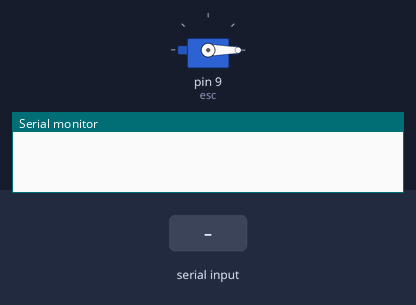
The sketch below on a simulated Arduino Uno, built with avr-gcc and run on an emulated ATmega328P. Shown: servo, the last lines printed to the serial monitor. The test bench sets the inputs (shaded band).

Above: at 1.2 s.
1.3 s: "90,45\n" received over Serial
At 2.2 s:
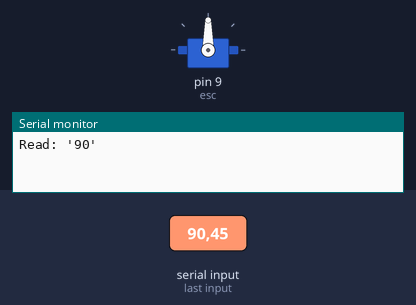
2.8 s: "30,150\n" received over Serial
At 3.2 s:
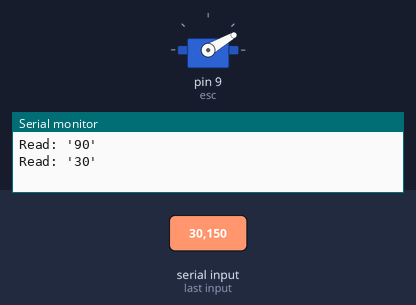
4.3 s: "200\n" received over Serial
At 5.0 s:
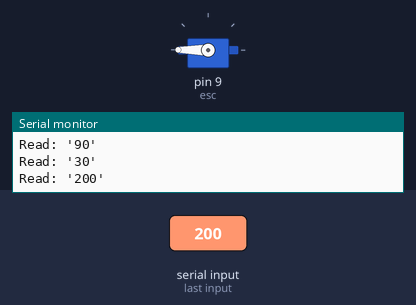
5.8 s: "90\n" received over Serial
At 7.2 s:
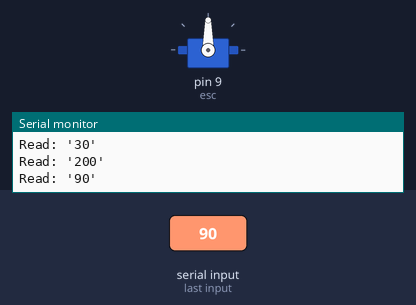
Timing chart, 0 to 8.3 s (numbered marks = the images above; inputs shaded):
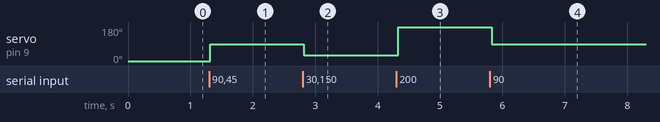

Measured:
- after the input at 1.3 s, servo on pin 9 (esc): 0° → 90° at once
- after the input at 2.8 s, servo on pin 9 (esc): 90° → 30° at once
- after the input at 4.3 s, servo on pin 9 (esc): 30° → 180° at once
- after the input at 5.8 s, servo on pin 9 (esc): 180° → 90° at once

The sketch:

sketch.ino
```cpp
#include <Servo.h>

Servo esc;  // create servo object to control an ESC (via ppm)
int value;
const int messageSize = 10;
const byte buttonPin = 7;
#define ON LOW
#define OFF HIGH
#define OFF_VALUE 20

void setup()
{
  Serial.begin(9600);
  esc.attach(9);  // attaches the esc on pin 9 to the servo object
  pinMode(buttonPin, INPUT_PULLUP);
}

void loop()
{
  char buffer[messageSize];
  if (Serial.available() > 0) {
    delay(10);
    int size = Serial.available();
    if(messageSize < size) {
      size = messageSize;
    }
    Serial.readBytes(buffer, size);  //gets one byte from serial buffer

    value = atoi(buffer);
    Serial.print("Read: '");
    Serial.print(value);
    Serial.println("'");

  }
  if (true || digitalRead(buttonPin) == ON) {
    esc.write(value);                  // sets the servo position according to the scaled value
  } else {
    esc.write(OFF_VALUE);
  }
  delay(20);                           // waits for the servo to get there
}
//note to self minimum value can only be set manually? autoarm dont' work yo
//Current minimum value is 20 because (20+180) / 2 = 100. 100 is half power
```
